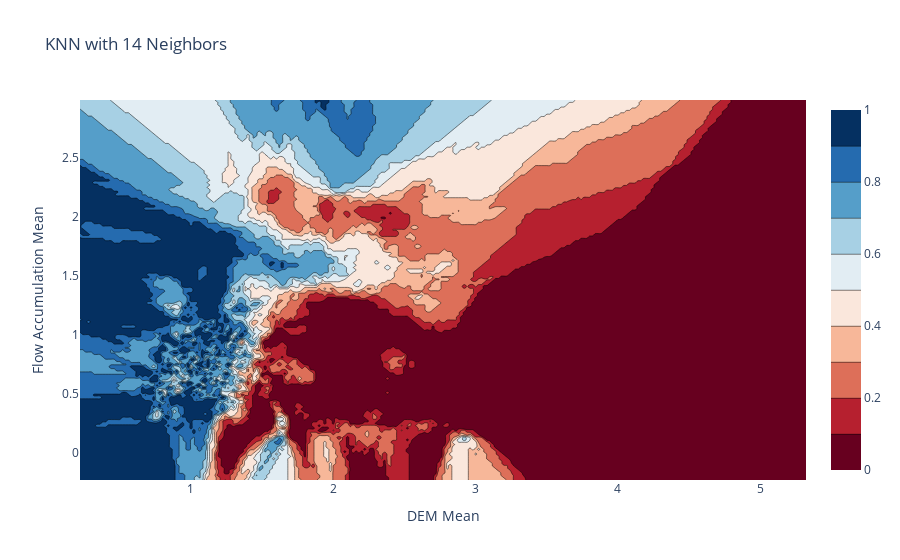

Notebook code for this chart:
### Code cell
X = X_df.to_numpy()
y = y_df.to_numpy()
X_train, X_test, y_train, y_test = train_test_split(
    X, y, test_size=0.5, random_state=0)

x_min, x_max = X[:, 0].min() - margin, X[:, 0].max() + margin
y_min, y_max = X[:, 1].min() - margin, X[:, 1].max() + margin
xrange = np.arange(x_min, x_max, mesh_size)
yrange = np.arange(y_min, y_max, mesh_size)
xx, yy = np.meshgrid(xrange, yrange)
for k in range(14, 15):
    clf = KNeighborsClassifier(k, weights='uniform')
    clf.fit(X, y)
    Z = clf.predict_proba(np.c_[xx.ravel(), yy.ravel()])[:, 1]
    Z = Z.reshape(xx.shape)

    fig = go.Figure(data=[
        go.Contour(
            x=xrange,
            y=yrange,
            z=Z,
            colorscale='RdBu',
        )
    ])

    fig.update_layout(
        title=f"KNN with {k} Neighbors",
        xaxis_title="DEM Mean",
        yaxis_title="Flow Accumulation Mean",
    )
    fig.show()

### Figure 1 — Plotly figure (JSON) as saved in the notebook; plotly's stock layout.template omitted (floating-point values rounded to 4 significant figures; data arrays with more than 128 entries replaced by an {"elided": "..."} marker saying what was removed)
{"data": [{"colorscale": [[0, "rgb(103,0,31)"], [0.1, "rgb(178,24,43)"], [0.2, "rgb(214,96,77)"], [0.3, "rgb(244,165,130)"], [0.4, "rgb(253,219,199)"], [0.5, "rgb(247,247,247)"], [0.6, "rgb(209,229,240)"], [0.7, "rgb(146,197,222)"], [0.8, "rgb(67,147,195)"], [0.9, "rgb(33,102,172)"], [1, "rgb(5,48,97)"]], "type": "contour", "x": {"elided": "256 float values"}, "y": {"elided": "162 float values"}, "z": {"elided": "162x256 float values"}}], "layout": {"title": {"text": "KNN with 14 Neighbors"}, "xaxis": {"title": {"text": "DEM Mean"}}, "yaxis": {"title": {"text": "Flow Accumulation Mean"}}}}
